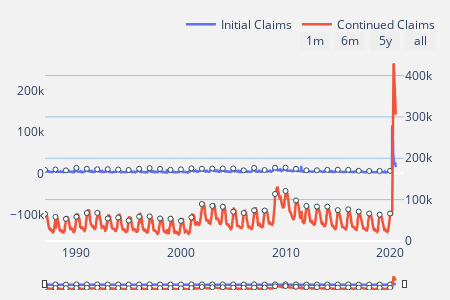

Source (notebook cell):
### Code cell
#state = clicked_state['points'][0]['location']
import plotly.graph_objs as go
df_filtered = df[df['code'] == 'MN']
df_filtered['time'] = pd.to_datetime(df_filtered['week'])
df_filtered.set_index('time', inplace = True)

fig1 = go.Figure()
fig1.add_trace(
    go.Scatter(x = list(df_filtered.index),
               y = list(df_filtered['initial claims']),
               name = 'Initial Claims',
               yaxis = 'y',
               line={"width": 2.5},
                mode="lines",
                hovertemplate = 'y: %{y}',
                showlegend=True
              )
)
fig1.add_trace(
    go.Scatter(x = list(df_filtered.index),
               y = list(df_filtered['continued claims']),
               name = 'Continued Claims',
               yaxis = 'y2',
               line={"width": 2.5},
                mode="lines",
               hovertemplate = 'y: %{y:.1%}',
                showlegend=True
              )
)
#yearly marks
fig1.add_trace(
    go.Scatter(x = list(df_filtered.resample('AS').first().index),
               y = list(df_filtered.resample('AS').first()['initial claims']),
               yaxis = 'y',
                marker={"size": 5, "line": dict(width =  1, color = 'DarkSlateGrey'), "color": "white"},
                hoverinfo = 'skip',
               mode = 'markers',
               showlegend = False,
              )
)
fig1.add_trace(
    go.Scatter(x = list(df_filtered.resample('AS').first().index),
               y = list(df_filtered.resample('AS').first()['continued claims']),
               yaxis = 'y2',
               marker={"size": 5, "line": dict(width =  1, color = 'DarkSlateGrey'), "color": "white"},
               mode = 'markers',
                hoverinfo = 'skip',
               showlegend = False
              )
)
fig1.update_layout(
    hovermode = 'x unified',
    hoverdistance = 200,
    spikedistance = 200,
    legend=dict(
            orientation="h",
            yanchor="bottom",
            y=1.08,
            xanchor="right",
            x=1.1
        ),
    margin = dict(
            l = 10,
            r = 10,
            t = 10,
            b = 10,
            pad = 0,
    ),
    width = 450,
    height = 300,
    xaxis=dict(
        range=["1987-01-01 00:00:00", "2021-05-01 00:00:00"],
         showspikes = True,
          spikemode = 'across',
        rangeselector=dict(
            buttons=list([
                dict(count=1,
                     label="1m",
                     step="month",
                     stepmode="backward"),
                dict(count=6,
                     label="6m",
                     step="month",
                     stepmode="backward"),
                dict(count = 5,
                     label = "5y",
                     step = "year",
                     stepmode = "backward"),
                dict(step="all")
            ]),
            xanchor = 'right',
            x = 1.1,
            y = 1.03,
        ),
        rangeslider=dict(
            visible=True,
            autorange=False,
            range=["1987-01-01 00:00:00", "2021-05-01 00:00:00"], #the actual range is ["1976-01-01 00:00:00", "2020-05-01 00:00:00"]
            thickness = 0.05
        ),
        type="date",
        showgrid = False
    ),
    yaxis = dict(
       # range = [0, 0.8*10**6],
        zeroline = True,
        showgrid = False,
    ),
    yaxis2 = dict(
        #range = [0, 0.2],
        side = 'right',
        overlaying = 'y',
        scaleanchor="y",
        scaleratio=1,
        gridcolor = 'rgb(159, 197, 232)'
        #showgrid = False
    ),
    plot_bgcolor = 'rgb(242, 242, 242)',
    paper_bgcolor = 'rgb(242, 242, 242)',
)

### Figure 1 — Plotly figure (JSON) as saved in the notebook; plotly's stock layout.template omitted (floating-point values rounded to 4 significant figures; data arrays with more than 128 entries replaced by an {"elided": "..."} marker saying what was removed)
{"data": [{"hovertemplate": "y: %{y}", "line": {"width": 2.5}, "mode": "lines", "name": "Initial Claims", "showlegend": true, "type": "scatter", "x": {"elided": "1752 str values"}, "y": {"elided": "1752 str values"}, "yaxis": "y"}, {"hovertemplate": "y: %{y:.1%}", "line": {"width": 2.5}, "mode": "lines", "name": "Continued Claims", "showlegend": true, "type": "scatter", "x": {"elided": "1752 str values"}, "y": {"elided": "1752 str values"}, "yaxis": "y2"}, {"hoverinfo": "skip", "marker": {"color": "white", "line": {"color": "DarkSlateGrey", "width": 1}, "size": 5}, "mode": "markers", "showlegend": false, "type": "scatter", "x": ["1986-01-01T00:00:00", "1987-01-01T00:00:00", "1988-01-01T00:00:00", "1989-01-01T00:00:00", "1990-01-01T00:00:00", "1991-01-01T00:00:00", "1992-01-01T00:00:00", "1993-01-01T00:00:00", "1994-01-01T00:00:00", "1995-01-01T00:00:00", "1996-01-01T00:00:00", "1997-01-01T00:00:00", "1998-01-01T00:00:00", "1999-01-01T00:00:00", "2000-01-01T00:00:00", "2001-01-01T00:00:00", "2002-01-01T00:00:00", "2003-01-01T00:00:00", "2004-01-01T00:00:00", "2005-01-01T00:00:00", "2006-01-01T00:00:00", "2007-01-01T00:00:00", "2008-01-01T00:00:00", "2009-01-01T00:00:00", "2010-01-01T00:00:00", "2011-01-01T00:00:00", "2012-01-01T00:00:00", "2013-01-01T00:00:00", "2014-01-01T00:00:00", "2015-01-01T00:00:00", "2016-01-01T00:00:00", "2017-01-01T00:00:00", "2018-01-01T00:00:00", "2019-01-01T00:00:00", "2020-01-01T00:00:00"], "y": ["6,505", "8,158", "9,238", "7,094", "12,979", "10,987", "9,766", "9,882", "9,075", "8,106", "10,891", "12,663", "10,621", "8,458", "9,555", "12,002", "11,182", "11,639", "11,820", "11,841", "7,167", "13,106", "7,967", "13,601", "13,775", "10,833", "7,169", "7,252", "8,344", "8,674", "8,467", "6,011", "5,589", "5,791", "5,933"], "yaxis": "y"}, {"hoverinfo": "skip", "marker": {"color": "white", "line": {"color": "DarkSlateGrey", "width": 1}, "size": 5}, "mode": "markers", "showlegend": false, "type": "scatter", "x": ["1986-01-01T00:00:00", "1987-01-01T00:00:00", "1988-01-01T00:00:00", "1989-01-01T00:00:00", "1990-01-01T00:00:00", "1991-01-01T00:00:00", "1992-01-01T00:00:00", "1993-01-01T00:00:00", "1994-01-01T00:00:00", "1995-01-01T00:00:00", "1996-01-01T00:00:00", "1997-01-01T00:00:00", "1998-01-01T00:00:00", "1999-01-01T00:00:00", "2000-01-01T00:00:00", "2001-01-01T00:00:00", "2002-01-01T00:00:00", "2003-01-01T00:00:00", "2004-01-01T00:00:00", "2005-01-01T00:00:00", "2006-01-01T00:00:00", "2007-01-01T00:00:00", "2008-01-01T00:00:00", "2009-01-01T00:00:00", "2010-01-01T00:00:00", "2011-01-01T00:00:00", "2012-01-01T00:00:00", "2013-01-01T00:00:00", "2014-01-01T00:00:00", "2015-01-01T00:00:00", "2016-01-01T00:00:00", "2017-01-01T00:00:00", "2018-01-01T00:00:00", "2019-01-01T00:00:00", "2020-01-01T00:00:00"], "y": ["56,424", "65,368", "58,154", "53,385", "58,534", "67,488", "67,832", "54,316", "56,560", "49,417", "58,706", "59,432", "54,364", "53,714", "48,702", "56,897", "89,420", "84,831", "82,773", "70,795", "67,530", "74,030", "73,618", "113,614", "120,955", "97,946", "84,609", "83,157", "83,074", "74,617", "76,507", "71,031", "66,324", "63,676", "66,377"], "yaxis": "y2"}], "layout": {"height": 300, "hoverdistance": 200, "hovermode": "x unified", "legend": {"orientation": "h", "x": 1.1, "xanchor": "right", "y": 1.08, "yanchor": "bottom"}, "margin": {"b": 10, "l": 10, "pad": 0, "r": 10, "t": 10}, "paper_bgcolor": "rgb(242, 242, 242)", "plot_bgcolor": "rgb(242, 242, 242)", "spikedistance": 200, "width": 450, "xaxis": {"range": ["1987-01-01 00:00:00", "2021-05-01 00:00:00"], "rangeselector": {"buttons": [{"count": 1, "label": "1m", "step": "month", "stepmode": "backward"}, {"count": 6, "label": "6m", "step": "month", "stepmode": "backward"}, {"count": 5, "label": "5y", "step": "year", "stepmode": "backward"}, {"step": "all"}], "x": 1.1, "xanchor": "right", "y": 1.03}, "rangeslider": {"autorange": false, "range": ["1987-01-01 00:00:00", "2021-05-01 00:00:00"], "thickness": 0.05, "visible": true}, "showgrid": false, "showspikes": true, "spikemode": "across", "type": "date"}, "yaxis": {"showgrid": false, "zeroline": true}, "yaxis2": {"gridcolor": "rgb(159, 197, 232)", "overlaying": "y", "scaleanchor": "y", "scaleratio": 1, "side": "right"}}}
